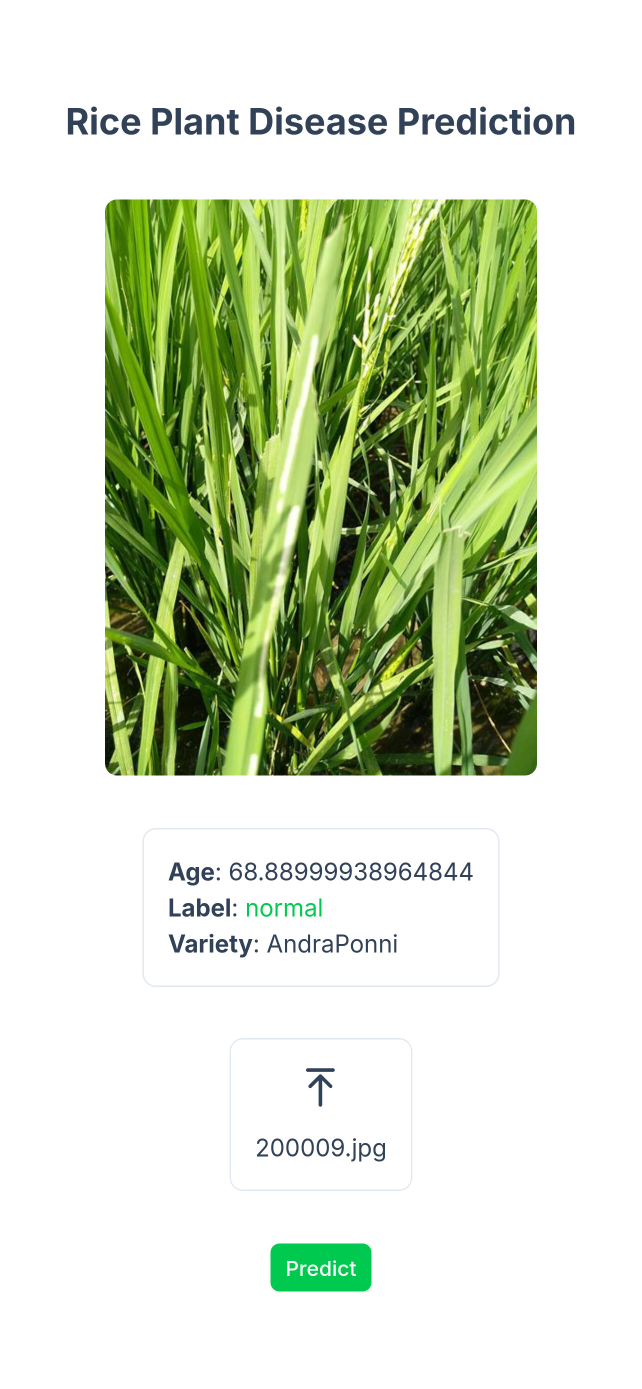
#> input picture application.jpg, 1284 x 2778 px, given as the content of the folder Dataset/split_preprocessed_images/train, which was not available (shown at 1/2 size)
$ jupyter execute training4.ipynb   (shell and % lines are left out)
#> lines starting #> are read from the running program, lines starting #| are printed output that depends on the picture; pictures that were not available may be replaced by others from this repository, and a replacement may not be noted
[cell 1]
# %% [markdown]
# # Hybrid Model Training with Train/Validation Split
# We'll split our data like a coach splits a team for practice and testing, extract features (like a detective with a checklist), and train a Random Forest model.

# %%

[cell 2]
# %% [markdown]
# ## Step 1: Split the Dataset into Train and Validation Sets

# %%
import splitfolders

splitfolders.ratio(
    "Dataset/preprocessed_images",
    output="Dataset/split_preprocessed_images",
    seed=42,
    ratio=(.8, .2)  # 80% train, 20% val
)
#> (this line was passed over: splitfolders is not available in this run)

# %% [markdown]
# ## Step 2: Feature Extraction Functions

# %%
import cv2
import numpy as np
from skimage.feature import local_binary_pattern
import os

def extract_features(img):
    """Detective's checklist: color, texture, shape clues."""
    features = []
    # Color: HSV histogram
    hsv = cv2.cvtColor(img, cv2.COLOR_BGR2HSV)
    hist_h = cv2.calcHist([hsv], [0], None, [8], [0, 180]).flatten()
    hist_s = cv2.calcHist([hsv], [1], None, [8], [0, 256]).flatten()
    hist_v = cv2.calcHist([hsv], [2], None, [8], [0, 256]).flatten()
    features.extend(hist_h)
    features.extend(hist_s)
    features.extend(hist_v)
    # Texture: LBP
    gray = cv2.cvtColor(img, cv2.COLOR_BGR2GRAY)
    lbp = local_binary_pattern(gray, P=8, R=1, method='uniform')
    (hist_lbp, _) = np.histogram(lbp.ravel(), bins=np.arange(0, 11), range=(0, 10))
    features.extend(hist_lbp)
    # Shape: Largest contour area
    contours, _ = cv2.findContours(gray, cv2.RETR_EXTERNAL, cv2.CHAIN_APPROX_SIMPLE)
    largest_area = max([cv2.contourArea(cnt) for cnt in contours], default=0)
    features.append(largest_area)
    return np.array(features, dtype=np.float32)

# %% [markdown]
# ## Step 3: Prepare Data Loaders for Train/Val

# %%
import glob

def load_data(image_folder):
    """Like sorting players into their positions (X = features, y = labels)."""
    X, y = [], []
    class_names = sorted(os.listdir(image_folder))
    class_to_idx = {name: idx for idx, name in enumerate(class_names)}
    for class_name in class_names:
        class_dir = os.path.join(image_folder, class_name)
        for img_file in glob.glob(os.path.join(class_dir, "*.jpg")):
            img = cv2.imread(img_file)
            if img is None:
                continue
            img = cv2.resize(img, (224, 224))
            img[:, :, 1] = img[:, :, 1] * 0.6  # Green channel emphasis
            feats = extract_features(img)
            X.append(feats)
            y.append(class_to_idx[class_name])
    return np.array(X), np.array(y), class_to_idx

# Load training data
X_train, y_train, class_to_idx = load_data("Dataset/split_preprocessed_images/train")
#> in load_data, img is the input picture: shape (2778, 1284, 3); mean B, G, R 196.5, 221.2, 210.9
#> in load_data, `img = cv2.resize(img, (224, 224))`:
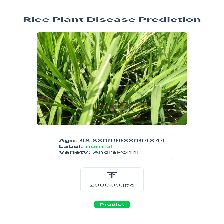
#> img: shape (224, 224, 3); mean B, G, R 196.7, 221.2, 211.1
#> in load_data, `img[:, :, 1] = img[:, :, 1] * 0.6`:
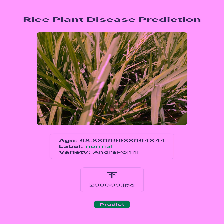
#> img: shape (224, 224, 3); mean B, G, R 196.7, 132.6, 211.1
#> in extract_features, `hsv = cv2.cvtColor(img, cv2.COLOR_BGR2HSV)`: hsv: shape (224, 224, 3); mean H, S, V 117.3, 116.9, 212.5
#> in extract_features, `hist_h = cv2.calcHist([hsv], [0], None, [8], [0, 180]).flatten()`: hist_h = [6965, 5427, 272, 249, 6, 550, 35554, 1153]
#> in extract_features, `hist_s = cv2.calcHist([hsv], [1], None, [8], [0, 256]).flatten()`: hist_s = [15, 131, 2490, 38758, 2900, 1798, 1689, 2395]
#> in extract_features, `hist_v = cv2.calcHist([hsv], [2], None, [8], [0, 256]).flatten()`: hist_v = [1451, 2566, 2911, 2158, 1474, 2232, 1831, 35553]
#> in extract_features, `gray = cv2.cvtColor(img, cv2.COLOR_BGR2GRAY)`:
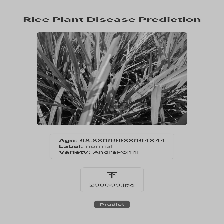
#> gray: shape (224, 224); min 3, max 195, mean 163.3
#> in extract_features, `lbp = local_binary_pattern(gray, P=8, R=1, method='uniform')`:
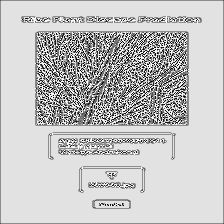
#> lbp: shape (224, 224) float64; min 0, max 9, mean 6.91; drawn with min black and max white
#> in extract_features, `(hist_lbp, _) = np.histogram(lbp.ravel(), bins=np.arange(0, 11), range..`: hist_lbp = [1463, 1555, 672, 1451, 1807, 4207, 908, 2003, 33086, 3024]
#> in extract_features, `contours, _ = cv2.findContours(gray, cv2.RETR_EXTERNAL, cv2.CHAIN_APPR..`: contours = [[[0, 0], [0, 223], [223, 223], [223, 0]]]
#> in extract_features, `largest_area = max([cv2.contourArea(cnt) for cnt in contours], default..`: largest_area = 49729
#> in load_data, `feats = extract_features(img)`: feats = 35 values, max 49729 at index 34, min 6 at index 4, mean 7155.2
#> y_train = [0]; class_to_idx = {'application.jpg': 0}
# Load validation data
X_val, y_val, _ = load_data("Dataset/split_preprocessed_images/val")
#> y_val = [0]

# %% [markdown]
# ## Step 4: Train Random Forest Model

# %%
from sklearn.ensemble import RandomForestClassifier
from sklearn.utils.class_weight import compute_class_weight

# Calculate class weights (like giving more attention to underrepresented players)
class_weights = compute_class_weight('balanced', classes=np.unique(y_train), y=y_train)
#> class_weights = [1]
class_weight_dict = {i: w for i, w in enumerate(class_weights)}
#> class_weight_dict = {0: 1}

rf = RandomForestClassifier(
    n_estimators=150,
    class_weight=class_weight_dict,
    n_jobs=-1,
    random_state=42,
    verbose=1
)
rf.fit(X_train, y_train)

# %% [markdown]
# ## Step 5: Evaluate Model

# %%
from sklearn.metrics import classification_report, confusion_matrix

y_pred = rf.predict(X_val)
#> y_pred = [0]
idx_to_class = {v: k for k, v in class_to_idx.items()}
#> idx_to_class = {0: 'application.jpg'}
print(classification_report(y_val, y_pred, target_names=[idx_to_class[i] for i in sorted(idx_to_class)]))
#|                  precision    recall  f1-score   support
#| application.jpg       1.00      1.00      1.00         1
#|        accuracy                           1.00         1
#|       macro avg       1.00      1.00      1.00         1
#|    weighted avg       1.00      1.00      1.00         1
print("Confusion Matrix:")
print(confusion_matrix(y_val, y_pred))
#| [[1]]

# %% [markdown]
# ## Step 6: Save Model

# %%
import joblib
joblib.dump(rf, "hybrid_rf_model_training4.pkl")
#> Out = ['hybrid_rf_model_training4.pkl']
